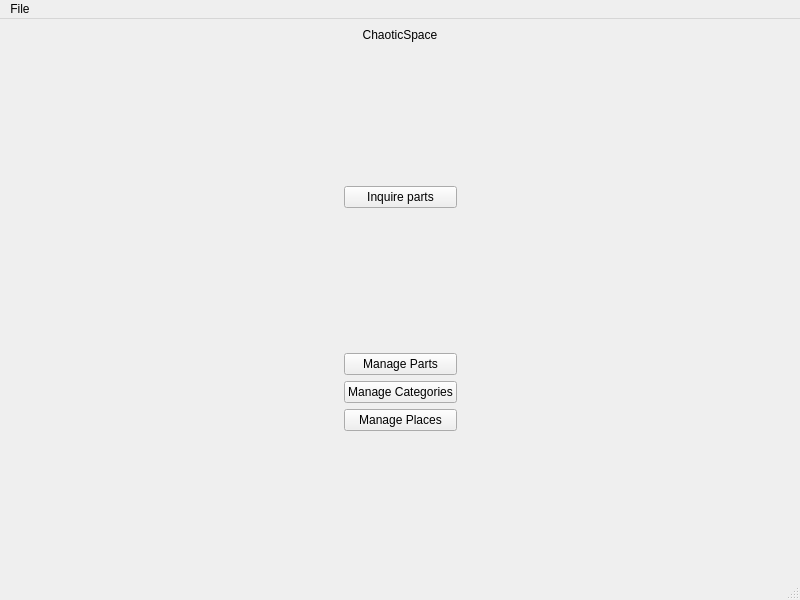
<?xml version="1.0" encoding="UTF-8"?>
<ui version="4.0">
 <class>MainWindow</class>
 <widget class="QMainWindow" name="MainWindow">
  <property name="geometry">
   <rect>
    <x>0</x>
    <y>0</y>
    <width>800</width>
    <height>600</height>
   </rect>
  </property>
  <property name="windowTitle">
   <string>MainWindow</string>
  </property>
  <widget class="QWidget" name="centralwidget">
   <layout class="QGridLayout" name="gridLayout_2">
    <item row="0" column="0">
     <layout class="QGridLayout" name="gridLayout">
      <property name="sizeConstraint">
       <enum>QLayout::SetDefaultConstraint</enum>
      </property>
      <property name="leftMargin">
       <number>0</number>
      </property>
      <item row="3" column="0">
       <spacer name="horizontalSpacer">
        <property name="orientation">
         <enum>Qt::Horizontal</enum>
        </property>
        <property name="sizeHint" stdset="0">
         <size>
          <width>40</width>
          <height>20</height>
         </size>
        </property>
       </spacer>
      </item>
      <item row="7" column="1">
       <widget class="QPushButton" name="placeManageButton">
        <property name="text">
         <string>Manage Places</string>
        </property>
       </widget>
      </item>
      <item row="0" column="0" colspan="3">
       <widget class="QLabel" name="label">
        <property name="styleSheet">
         <string notr="true">font: italic 34pt &quot;Sans Serif&quot;;</string>
        </property>
        <property name="text">
         <string>ChaoticSpace</string>
        </property>
        <property name="textFormat">
         <enum>Qt::PlainText</enum>
        </property>
        <property name="alignment">
         <set>Qt::AlignCenter</set>
        </property>
       </widget>
      </item>
      <item row="8" column="1">
       <spacer name="verticalSpacer_2">
        <property name="orientation">
         <enum>Qt::Vertical</enum>
        </property>
        <property name="sizeHint" stdset="0">
         <size>
          <width>20</width>
          <height>40</height>
         </size>
        </property>
       </spacer>
      </item>
      <item row="3" column="2">
       <spacer name="horizontalSpacer_2">
        <property name="orientation">
         <enum>Qt::Horizontal</enum>
        </property>
        <property name="sizeHint" stdset="0">
         <size>
          <width>40</width>
          <height>20</height>
         </size>
        </property>
       </spacer>
      </item>
      <item row="3" column="1">
       <widget class="QPushButton" name="partsQueryButton">
        <property name="text">
         <string>Inquire parts</string>
        </property>
       </widget>
      </item>
      <item row="4" column="1">
       <spacer name="verticalSpacer">
        <property name="orientation">
         <enum>Qt::Vertical</enum>
        </property>
        <property name="sizeHint" stdset="0">
         <size>
          <width>20</width>
          <height>40</height>
         </size>
        </property>
       </spacer>
      </item>
      <item row="6" column="1">
       <widget class="QPushButton" name="catManageButton">
        <property name="text">
         <string>Manage Categories</string>
        </property>
       </widget>
      </item>
      <item row="1" column="1">
       <spacer name="verticalSpacer_3">
        <property name="orientation">
         <enum>Qt::Vertical</enum>
        </property>
        <property name="sizeHint" stdset="0">
         <size>
          <width>20</width>
          <height>40</height>
         </size>
        </property>
       </spacer>
      </item>
      <item row="5" column="1">
       <widget class="QPushButton" name="partsManageButton">
        <property name="text">
         <string>Manage Parts</string>
        </property>
       </widget>
      </item>
     </layout>
    </item>
   </layout>
  </widget>
  <widget class="QMenuBar" name="menubar">
   <property name="geometry">
    <rect>
     <x>0</x>
     <y>0</y>
     <width>800</width>
     <height>17</height>
    </rect>
   </property>
   <widget class="QMenu" name="menuFile">
    <property name="title">
     <string>File</string>
    </property>
    <addaction name="actionQuit"/>
   </widget>
   <addaction name="menuFile"/>
  </widget>
  <widget class="QStatusBar" name="statusbar"/>
  <action name="actionQuit">
   <property name="text">
    <string>Quit</string>
   </property>
  </action>
 </widget>
 <resources/>
 <connections/>
</ui>
